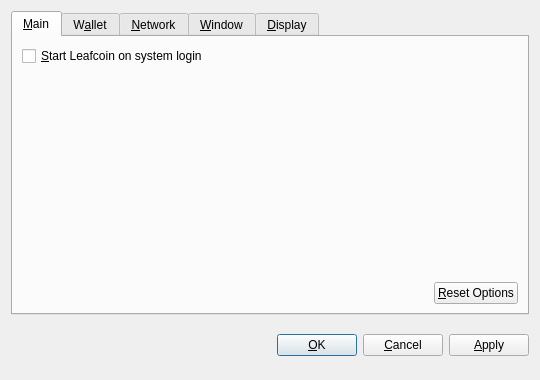
<?xml version="1.0" encoding="UTF-8"?>
<ui version="4.0">
 <class>OptionsDialog</class>
 <widget class="QDialog" name="OptionsDialog">
  <property name="geometry">
   <rect>
    <x>0</x>
    <y>0</y>
    <width>540</width>
    <height>380</height>
   </rect>
  </property>
  <property name="windowTitle">
   <string>Options</string>
  </property>
  <property name="modal">
   <bool>true</bool>
  </property>
  <layout class="QVBoxLayout" name="verticalLayout">
   <item>
    <widget class="QTabWidget" name="tabWidget">
     <property name="tabPosition">
      <enum>QTabWidget::North</enum>
     </property>
     <property name="currentIndex">
      <number>0</number>
     </property>
     <widget class="QWidget" name="tabMain">
      <attribute name="title">
       <string>&amp;Main</string>
      </attribute>
      <layout class="QVBoxLayout" name="verticalLayout_Main">
       <item>
        <widget class="QCheckBox" name="bitcoinAtStartup">
         <property name="toolTip">
          <string>Automatically start Leafcoin after logging in to the system.</string>
         </property>
         <property name="text">
          <string>&amp;Start Leafcoin on system login</string>
         </property>
        </widget>
       </item>
       <item>
        <spacer name="verticalSpacer_Main">
         <property name="orientation">
          <enum>Qt::Vertical</enum>
         </property>
         <property name="sizeHint" stdset="0">
          <size>
           <width>20</width>
           <height>40</height>
          </size>
         </property>
        </spacer>
       </item>
       <item>
        <layout class="QHBoxLayout" name="horizontalLayout_2_Main">
         <item>
          <spacer name="horizontalSpacer_2_Main">
           <property name="orientation">
            <enum>Qt::Horizontal</enum>
           </property>
           <property name="sizeHint" stdset="0">
            <size>
             <width>40</width>
             <height>20</height>
            </size>
           </property>
          </spacer>
         </item>
         <item>
          <widget class="QPushButton" name="resetButton">
           <property name="toolTip">
            <string>Reset all client options to default.</string>
           </property>
           <property name="text">
            <string>&amp;Reset Options</string>
           </property>
           <property name="autoDefault">
            <bool>false</bool>
           </property>
          </widget>
         </item>
        </layout>
       </item>
      </layout>
     </widget>
     <widget class="QWidget" name="tabWallet">
      <attribute name="title">
       <string>W&amp;allet</string>
      </attribute>
      <layout class="QVBoxLayout" name="verticalLayout_Network">
       <item>
        <widget class="QLabel" name="transactionFeeInfoLabel">
         <property name="text">
          <string>Optional transaction fee per kB that helps make sure your transactions are processed quickly. Most transactions are 1 kB.</string>
         </property>
         <property name="textFormat">
          <enum>Qt::PlainText</enum>
         </property>
         <property name="wordWrap">
          <bool>true</bool>
         </property>
        </widget>
       </item>
       <item>
        <layout class="QHBoxLayout" name="horizontalLayout_1_Main">
         <item>
          <widget class="QLabel" name="transactionFeeLabel">
           <property name="text">
            <string>Pay transaction &amp;fee</string>
           </property>
           <property name="textFormat">
            <enum>Qt::PlainText</enum>
           </property>
           <property name="buddy">
            <cstring>transactionFee</cstring>
           </property>
          </widget>
         </item>
         <item>
          <widget class="BitcoinAmountField" name="transactionFee"/>
         </item>
         <item>
          <spacer name="horizontalSpacer_1_Main">
           <property name="orientation">
            <enum>Qt::Horizontal</enum>
           </property>
           <property name="sizeHint" stdset="0">
            <size>
             <width>40</width>
             <height>20</height>
            </size>
           </property>
          </spacer>
         </item>
        </layout>
       </item>
       <item>
        <widget class="QLabel" name="label">
         <property name="text">
          <string>If you disable the spending of unconfirmed change, the change from a transaction cannot be used until that transaction has at least one confirmation. This also affects how your balance is computed.</string>
	     </property>
         <property name="wordWrap">
          <bool>true</bool>
         </property>
        </widget>
       </item>
       <item>
        <widget class="QCheckBox" name="spendZeroConfChange">
         <property name="text">
          <string>Spend unconfirmed change  (experts only)</string>
         </property>
        </widget>
       </item>
       <item>
        <spacer name="verticalSpacer">
         <property name="orientation">
          <enum>Qt::Vertical</enum>
         </property>
         <property name="sizeHint" stdset="0">
          <size>
           <width>20</width>
           <height>40</height>
          </size>
         </property>
        </spacer>
       </item>
      </layout>
     </widget>
     <widget class="QWidget" name="tabNetwork">
      <attribute name="title">
       <string>&amp;Network</string>
      </attribute>
      <layout class="QVBoxLayout" name="verticalLayout_Network">
       <item>
        <widget class="QCheckBox" name="mapPortUpnp">
         <property name="toolTip">
          <string>Automatically open the Leafcoin client port on the router. This only works when your router supports UPnP and it is enabled.</string>
         </property>
         <property name="text">
          <string>Map port using &amp;UPnP</string>
         </property>
        </widget>
       </item>
       <item>
        <widget class="QCheckBox" name="connectSocks">
         <property name="toolTip">
          <string>Connect to the Leafcoin network through a SOCKS proxy (e.g. when connecting through Tor).</string>
         </property>
         <property name="text">
          <string>&amp;Connect through SOCKS proxy:</string>
         </property>
        </widget>
       </item>
       <item>
        <layout class="QHBoxLayout" name="horizontalLayout_Network">
         <item>
          <widget class="QLabel" name="proxyIpLabel">
           <property name="text">
            <string>Proxy &amp;IP:</string>
           </property>
           <property name="textFormat">
            <enum>Qt::PlainText</enum>
           </property>
           <property name="buddy">
            <cstring>proxyIp</cstring>
           </property>
          </widget>
         </item>
         <item>
          <widget class="QValidatedLineEdit" name="proxyIp">
           <property name="maximumSize">
            <size>
             <width>140</width>
             <height>16777215</height>
            </size>
           </property>
           <property name="toolTip">
            <string>IP address of the proxy (e.g. 127.0.0.1)</string>
           </property>
          </widget>
         </item>
         <item>
          <widget class="QLabel" name="proxyPortLabel">
           <property name="text">
            <string>&amp;Port:</string>
           </property>
           <property name="textFormat">
            <enum>Qt::PlainText</enum>
           </property>
           <property name="buddy">
            <cstring>proxyPort</cstring>
           </property>
          </widget>
         </item>
         <item>
          <widget class="QLineEdit" name="proxyPort">
           <property name="maximumSize">
            <size>
             <width>55</width>
             <height>16777215</height>
            </size>
           </property>
           <property name="toolTip">
            <string>Port of the proxy (e.g. 9050)</string>
           </property>
          </widget>
         </item>
         <item>
          <widget class="QLabel" name="socksVersionLabel">
           <property name="text">
            <string>SOCKS &amp;Version:</string>
           </property>
           <property name="textFormat">
            <enum>Qt::PlainText</enum>
           </property>
           <property name="buddy">
            <cstring>socksVersion</cstring>
           </property>
          </widget>
         </item>
         <item>
          <widget class="QValueComboBox" name="socksVersion">
           <property name="toolTip">
            <string>SOCKS version of the proxy (e.g. 5)</string>
           </property>
          </widget>
         </item>
         <item>
          <spacer name="horizontalSpacer_Network">
           <property name="orientation">
            <enum>Qt::Horizontal</enum>
           </property>
           <property name="sizeHint" stdset="0">
            <size>
             <width>40</width>
             <height>20</height>
            </size>
           </property>
          </spacer>
         </item>
        </layout>
       </item>
       <item>
        <spacer name="verticalSpacer_Network">
         <property name="orientation">
          <enum>Qt::Vertical</enum>
         </property>
         <property name="sizeHint" stdset="0">
          <size>
           <width>20</width>
           <height>40</height>
          </size>
         </property>
        </spacer>
       </item>
      </layout>
     </widget>
     <widget class="QWidget" name="tabWindow">
      <attribute name="title">
       <string>&amp;Window</string>
      </attribute>
      <layout class="QVBoxLayout" name="verticalLayout_Window">
       <item>
        <widget class="QCheckBox" name="minimizeToTray">
         <property name="toolTip">
          <string>Show only a tray icon after minimizing the window.</string>
         </property>
         <property name="text">
          <string>&amp;Minimize to the tray instead of the taskbar</string>
         </property>
        </widget>
       </item>
       <item>
        <widget class="QCheckBox" name="minimizeOnClose">
         <property name="toolTip">
          <string>Minimize instead of exit the application when the window is closed. When this option is enabled, the application will be closed only after selecting Quit in the menu.</string>
         </property>
         <property name="text">
          <string>M&amp;inimize on close</string>
         </property>
        </widget>
       </item>
       <item>
        <spacer name="verticalSpacer_Window">
         <property name="orientation">
          <enum>Qt::Vertical</enum>
         </property>
         <property name="sizeHint" stdset="0">
          <size>
           <width>20</width>
           <height>40</height>
          </size>
         </property>
        </spacer>
       </item>
      </layout>
     </widget>
     <widget class="QWidget" name="tabDisplay">
      <attribute name="title">
       <string>&amp;Display</string>
      </attribute>
      <layout class="QVBoxLayout" name="verticalLayout_Display">
       <item>
        <layout class="QHBoxLayout" name="horizontalLayout_1_Display">
         <item>
          <widget class="QLabel" name="langLabel">
           <property name="text">
            <string>User Interface &amp;language:</string>
           </property>
           <property name="textFormat">
            <enum>Qt::PlainText</enum>
           </property>
           <property name="buddy">
            <cstring>lang</cstring>
           </property>
          </widget>
         </item>
         <item>
          <widget class="QValueComboBox" name="lang">
           <property name="toolTip">
            <string>The user interface language can be set here. This setting will take effect after restarting Leafcoin.</string>
           </property>
          </widget>
         </item>
        </layout>
       </item>
       <item>
        <layout class="QHBoxLayout" name="horizontalLayout_2_Display">
         <item>
          <widget class="QLabel" name="unitLabel">
           <property name="text">
            <string>&amp;Unit to show amounts in:</string>
           </property>
           <property name="textFormat">
            <enum>Qt::PlainText</enum>
           </property>
           <property name="buddy">
            <cstring>unit</cstring>
           </property>
          </widget>
         </item>
         <item>
          <widget class="QValueComboBox" name="unit">
           <property name="toolTip">
            <string>Choose the default subdivision unit to show in the interface and when sending coins.</string>
           </property>
          </widget>
         </item>
        </layout>
       </item>
       <item>
        <widget class="QCheckBox" name="displayAddresses">
         <property name="toolTip">
          <string>Whether to show Leafcoin addresses in the transaction list or not.</string>
         </property>
         <property name="text">
          <string>&amp;Display addresses in transaction list</string>
         </property>
        </widget>
       </item>
       <item>
        <widget class="QCheckBox" name="coinControlFeatures">
         <property name="toolTip">
          <string>Whether to show coin control features or not.</string>
         </property>
         <property name="text">
          <string>Display coin &amp;control features (experts only!)</string>
         </property>
        </widget>
       </item>
       <item>
        <spacer name="verticalSpacer_Display">
         <property name="orientation">
          <enum>Qt::Vertical</enum>
         </property>
         <property name="sizeHint" stdset="0">
          <size>
           <width>20</width>
           <height>40</height>
          </size>
         </property>
        </spacer>
       </item>
      </layout>
     </widget>
    </widget>
   </item>
   <item>
    <layout class="QHBoxLayout" name="horizontalLayout_Buttons">
     <item>
      <spacer name="horizontalSpacer_1">
       <property name="orientation">
        <enum>Qt::Horizontal</enum>
       </property>
       <property name="sizeHint" stdset="0">
        <size>
         <width>40</width>
         <height>48</height>
        </size>
       </property>
      </spacer>
     </item>
     <item>
      <widget class="QLabel" name="statusLabel">
       <property name="font">
        <font>
         <weight>75</weight>
         <bold>true</bold>
        </font>
       </property>
       <property name="text">
        <string/>
       </property>
       <property name="textFormat">
        <enum>Qt::PlainText</enum>
       </property>
       <property name="wordWrap">
        <bool>true</bool>
       </property>
      </widget>
     </item>
     <item>
      <spacer name="horizontalSpacer_2">
       <property name="orientation">
        <enum>Qt::Horizontal</enum>
       </property>
       <property name="sizeHint" stdset="0">
        <size>
         <width>40</width>
         <height>48</height>
        </size>
       </property>
      </spacer>
     </item>
     <item>
      <widget class="QPushButton" name="okButton">
       <property name="text">
        <string>&amp;OK</string>
       </property>
      </widget>
     </item>
     <item>
      <widget class="QPushButton" name="cancelButton">
       <property name="text">
        <string>&amp;Cancel</string>
       </property>
       <property name="autoDefault">
        <bool>false</bool>
       </property>
      </widget>
     </item>
     <item>
      <widget class="QPushButton" name="applyButton">
       <property name="text">
        <string>&amp;Apply</string>
       </property>
       <property name="autoDefault">
        <bool>false</bool>
       </property>
      </widget>
     </item>
    </layout>
   </item>
  </layout>
 </widget>
 <customwidgets>
  <customwidget>
   <class>BitcoinAmountField</class>
   <extends>QSpinBox</extends>
   <header>bitcoinamountfield.h</header>
  </customwidget>
  <customwidget>
   <class>QValueComboBox</class>
   <extends>QComboBox</extends>
   <header>qvaluecombobox.h</header>
  </customwidget>
  <customwidget>
   <class>QValidatedLineEdit</class>
   <extends>QLineEdit</extends>
   <header>qvalidatedlineedit.h</header>
  </customwidget>
 </customwidgets>
 <resources/>
 <connections/>
</ui>
